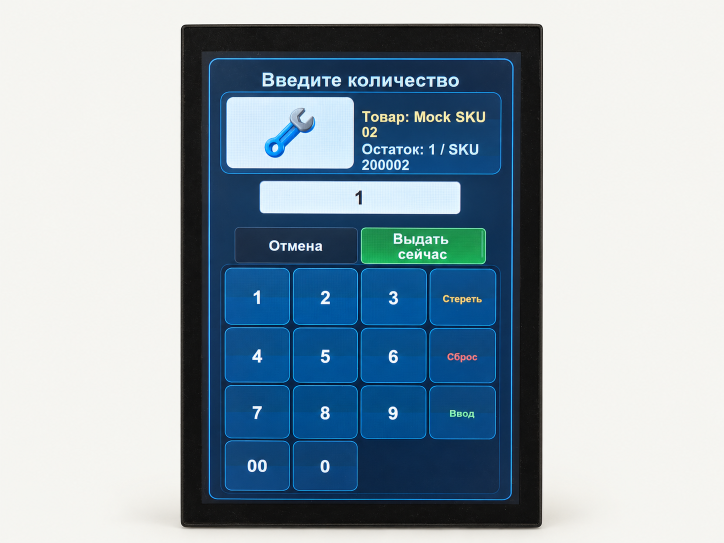
#> input picture platerra-site/materials/processed/hmi-retouched.png, 1448 x 1086 px (shown at 1/2 size); its folder holds only this picture in this run
$ python pack-media.py
#> lines starting #> are read from the running program, lines starting #| are printed output that depends on the picture
from pathlib import Path
import json, hashlib
from PIL import Image

root=Path(__file__).resolve().parents[1]
items={'hmi-retouched':'hmi-panel','io24-retouched':'io24-board','industrial-frame':'industrial-cabinet','locker-frame':'terminal-locker','vending-retouched':'vending-mechanism'}
rows=[]
for source,name in items.items():
    p=root/'materials/processed'/f'{source}.png'
    if not p.exists():continue
    sizes={}
    for suffix,width in [('480',480),('960',960),('full',1280)]:
        dest=root/'assets'/f'{name}-{suffix}.webp'
        # Только экспорт в web-размер/формат; без ретуши и изменения содержания.
        with Image.open(p) as im:
#> im is the input picture: PIL image 1448x1086 RGB; mean R, G, B 149.4, 166.4, 177.9
            im=im.convert('RGB')
            if im.width>width:
                im=im.resize((width,round(im.height*width/im.width)),Image.Resampling.LANCZOS)
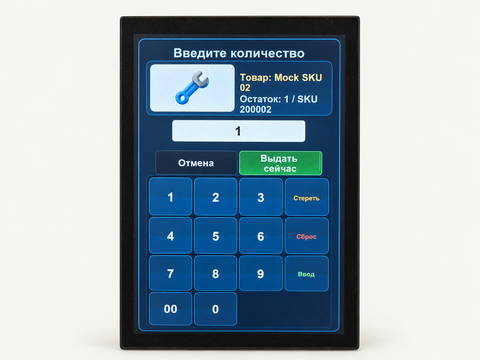
#> im: PIL image 480x360 RGB; mean R, G, B 149.4, 166.4, 177.8
            im.save(dest,format='WEBP',quality=86 if suffix=='full' else 82,method=6)
#> (the run stopped early here; a loop or call above may not have finished)
